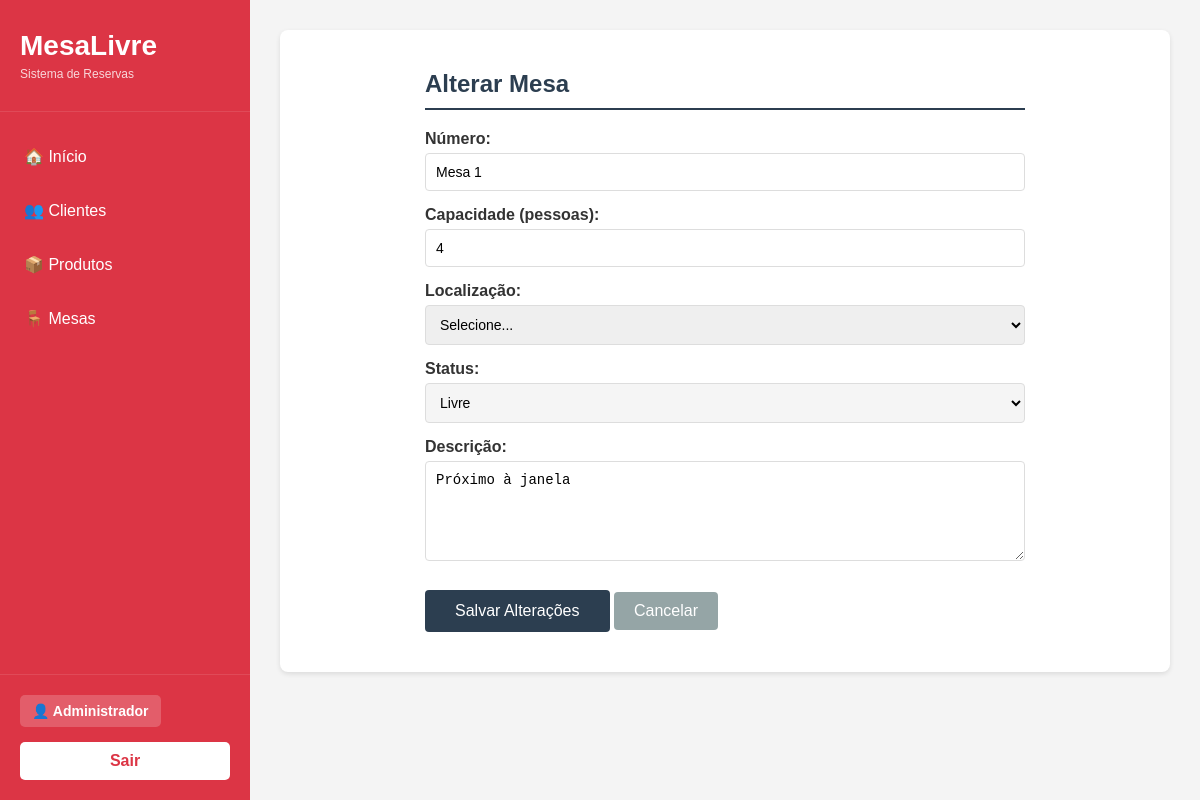
The app's page /MesaLivre/mesa.php?fun=alterar&id=1 (signed in) with its own data.
### tables this page shows
CREATE TABLE mesas (
    id_mesa INT AUTO_INCREMENT PRIMARY KEY,
    numero VARCHAR(45) NOT NULL,
    capacidade INT NOT NULL,
    localizacao VARCHAR(45) NOT NULL,
    status VARCHAR(20) NOT NULL,
    descricao TEXT
);

### MesaLivre/modelo/mesa/MesaDAO_class.php (called while the page is built, shortened)
<?php
include_once "ConnectionFactory_class.php";
include_once "Mesa_class.php";
class MesaDAO {
    public function exibir($id) {
        try {
            $fabrica = new ConnectionFactory();
            $con = $fabrica->getConnection();
            $stmt = $con->prepare("SELECT * FROM mesas WHERE id_mesa = :id");
            $stmt->bindValue(':id', $id);
            $stmt->execute();
            $dado = $stmt->fetchAll(PDO::FETCH_ASSOC);
            $m = new Mesa();
            $m->setIdMesa($dado[0]["id_mesa"]);
            $m->setNumero($dado[0]["numero"]);
            $m->setCapacidade($dado[0]["capacidade"]);
            $m->setLocalizacao($dado[0]["localizacao"]);
            $m->setStatus($dado[0]["status"]);
            $m->setDescricao($dado[0]["descricao"]);
            return $m;
        } catch (PDOException $ex) {
            echo "Erro ao exibir mesa: " . $ex->getMessage();
        }
    }
}
?>

### MesaLivre/modelo/mesa/ConnectionFactory_class.php (called while the page is built, shortened)
<?php
	class ConnectionFactory{
		public $dbType = "mysql";
		public $host = "localhost";
		public $user = "root";
		public $senha = "";
		public $db = "mesalivre";
		public $persistente = false;
		public function getConnection(){
			try{
				$this->con = new PDO(
					$this->dbType.":host=".$this->host.";dbname=".$this->db,
					$this->user,
					$this->senha,
					array(PDO::ATTR_PERSISTENT => $this->persistente,
					PDO::ATTR_ERRMODE => PDO::ERRMODE_EXCEPTION)
				);
				return $this->con;
			}
			catch(PDOException $ex){
				echo "Erro: " . $ex->getMessage();
			}
		}
	}
?>

### MesaLivre/modelo/mesa/Mesa_class.php (called while the page is built, shortened)
<?php
class Mesa{
    private $numero;
    private $capacidade;
    private $status;
    private $descricao;
    public function getNumero(){
        return $this->numero;
    }
    public function setNumero($numero){
        $this->numero = $numero;
    }
    public function getCapacidade(){
        return $this->capacidade;
    }
    public function setCapacidade($capacidade){
        $this->capacidade = $capacidade;
    }
    public function getStatus(){
        return $this->status;
    }
    public function setStatus($status){
        $this->status = $status;
    }
    public function getDescricao(){
        return $this->descricao;
    }
    public function setDescricao($descricao){
        $this->descricao = $descricao;
    }
}
?>

### MesaLivre/visao/mesa/formAlteraMesa.php (the view, shortened to what this page needs)
<div class="form-container">
    <h2>Alterar Mesa</h2>
    <form action="mesa.php?fun=alterar" method="POST">
        <div class="form-group">
            <label for="numero">Número:</label>
            <input type="text" name="numero" id="numero" value="<?php echo $m->getNumero(); ?>" required>
        </div>
        <div class="form-group">
            <label for="capacidade">Capacidade (pessoas):</label>
            <input type="number" name="capacidade" id="capacidade" value="<?php echo $m->getCapacidade(); ?>" required>
        </div>
        <div class="form-group">
            <label for="localizacao">Localização:</label>
            <select name="localizacao" id="localizacao" required>
                <option value="">Selecione...</option>
            </select>
        </div>
        <div class="form-group">
            <label for="status">Status:</label>
            <select name="status" id="status" required readonly style="background-color: #f5f5f5; cursor: not-allowed;">
                <option value="livre" <?php echo $m->getStatus() == 'livre' ? 'selected' : ''; ?>>Livre</option>
            </select>
        </div>
        <div class="form-group">
            <label for="descricao">Descrição:</label>
            <textarea name="descricao" id="descricao"><?php echo $m->getDescricao(); ?></textarea>
        </div>
        <input type="submit" name="enviar" value="Salvar Alterações">
        <a href="mesa.php?fun=listar" class="btn-back">Cancelar</a>
    </form>
</div>

### assets/css/exibir.css (style rules this page uses)
h2 { color: #2c3e50; margin-bottom: 20px; border-bottom: 2px solid #2c3e50; padding-bottom: 10px; }
.btn-back { background-color: #2c3e50; color: white; padding: 10px 20px; text-decoration: none; border-radius: 4px; display: inline-block; margin-top: 20px; }

### MesaLivre/visao/topo.php (style rules this page uses)
* { margin: 0; padding: 0; box-sizing: border-box; }
body { font-family: Arial, sans-serif; background-color: #f4f4f4; display: flex; min-height: 100vh; }

### MesaLivre/visao/mesa/formAlteraMesa.php (style rules this page uses)
.form-container { max-width: 600px; margin: 0 auto; }
h2 { color: #2c3e50; margin-bottom: 20px; }
.form-group { margin-bottom: 15px; }
label { display: block; margin-bottom: 5px; color: #333; font-weight: bold; }
input[type="text"], input[type="number"], select, textarea { width: 100%; padding: 10px; border: 1px solid #ddd; border-radius: 4px; font-size: 14px; }
textarea { min-height: 100px; resize: vertical; }
input[type="submit"] { background-color: #2c3e50; color: white; padding: 12px 30px; border: none; border-radius: 4px; cursor: pointer; font-size: 16px; margin-top: 10px; }
.btn-back { background-color: #95a5a6; color: white; padding: 10px 20px; text-decoration: none; border-radius: 4px; display: inline-block; margin-top: 10px; }

### records on screen
mesas: numero "Mesa 1", capacidade "4", descricao "Próximo à janela"

### other values on screen
$usuario->getNome() "Administrador"
